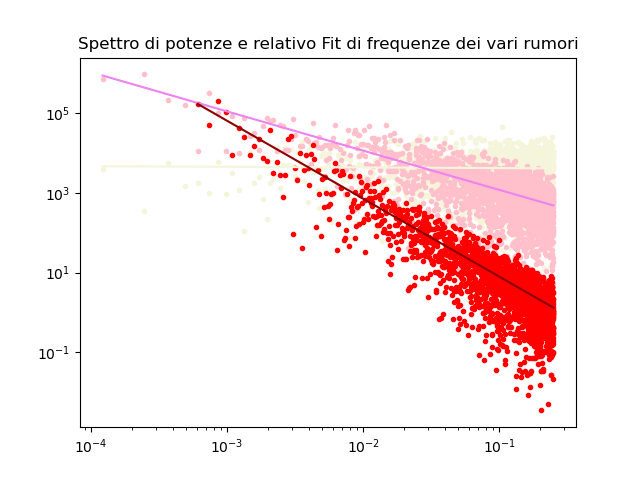

The Python source for this figure:
import numpy as np
import pandas as pd
from scipy import constants, fft
import matplotlib.pyplot as plt
import math
from scipy import optimize


mybomber1=pd.read_csv('/home/mp000058/Scaricati/get-mcf-data/get_data.py/data_sample1.csv')
mybomber2=pd.read_csv('/home/mp000058/Scaricati/get-mcf-data/get_data.py/data_sample2.csv')
mybomber3=pd.read_csv('/home/mp000058/Scaricati/get-mcf-data/get_data.py/data_sample3.csv')


mybomber1_time=mybomber1['time'].values
mybomber1_mis=mybomber1['meas'].values
mybomber2_time=mybomber2['time'].values
mybomber2_mis=mybomber2['meas'].values
mybomber3_time=mybomber3['time'].values
mybomber3_mis=mybomber3['meas'].values

plt.plot(mybomber1_time , mybomber1_mis , color='beige')
plt.title('Data sample 1', color='violet')
plt.xlabel('Time')
plt.ylabel('Misure')


plt.plot(mybomber2_time , mybomber2_mis , color='pink')
plt.title('Data sample 2', color='violet')
plt.xlabel('Time')
plt.ylabel('Misure')


plt.plot(mybomber3_time , mybomber3_mis , color='red')
plt.title('Data sample 3', color='violet')
plt.xlabel('Time')
plt.ylabel('Misure')
plt.show()

fftmis1=fft.fft(mybomber1_mis)
fftmis2=fft.fft(mybomber2_mis)
fftmis3=fft.fft(mybomber3_mis)

#[:array.size//2] fai fino a meta per prendere quei contributi che non si ripetono
plt.plot(np.absolute(fftmis1[:fftmis1.size//2])**2,'o',color='beige',markersize=3)

plt.plot(np.absolute(fftmis2[:fftmis2.size//2])**2,'o',color='pink',markersize=3)

plt.plot(np.absolute(fftmis3[:fftmis3.size//2])**2,'o',color='red',markersize=3)
plt.xlabel('Indice')
plt.ylabel('$|c_k|^2$')
plt.xscale('log')
plt.yscale('log')
plt.show()

snyq=0.5
d=1
noisef1= snyq*fft.fftfreq(fftmis1.size,d)
noisef2= snyq*fft.fftfreq(fftmis2.size,d)
noisef3= snyq*fft.fftfreq(fftmis3.size,d)

'''plt.plot(noisef1[:int(fftmis1.size/2)],np.absolute(fftmis1[:fftmis1.size//2])**2,'o',color='beige',markersize=3)
plt.plot(noisef2[:int(fftmis2.size/2)],np.absolute(fftmis2[:fftmis2.size//2])**2,'o',color='pink',markersize=3)
plt.plot(noisef3[:int(fftmis3.size/2)],np.absolute(fftmis3[:fftmis3.size//2])**2,'o',color='red',markersize=3)
plt.xlabel('Frequenza')
plt.ylabel('$|c_k|^2$')
plt.xscale('log')
plt.yscale('log')
plt.show()'''

def noise(f,a,B):
    lip=a*(1/f**B)
    return lip
pstart=np.array([0,1])
params1,params1_covariance = optimize.curve_fit(noise,noisef1[1:int(fftmis1.size/2)] , np.absolute(fftmis1[1:fftmis1.size//2])**2,p0=[pstart] )
noiseffit1=noise(noisef1[1:int(fftmis1.size/2)],params1[0],params1[1])
params2,params2_covariance = optimize.curve_fit(noise,noisef1[1:int(fftmis2.size/2)] , np.absolute(fftmis2[1:fftmis2.size//2])**2 ,p0=[pstart])
noiseffit2=noise(noisef2[1:int(fftmis2.size/2)],params2[0],params2[1])
params3,params3_covariance = optimize.curve_fit(noise,noisef1[5:int(fftmis3.size/2)] , np.absolute(fftmis3[5:fftmis3.size//2])**2 , p0=[pstart])
noiseffit3=noise(noisef3[5:int(fftmis3.size/2)],params3[0],params3[1])

plt.plot(noisef1[1:int(fftmis1.size/2)],np.absolute(fftmis1[1:fftmis1.size//2])**2,'o',color='beige',markersize=3)
plt.plot(noisef2[1:int(fftmis2.size/2)],np.absolute(fftmis2[1:fftmis2.size//2])**2,'o',color='pink',markersize=3)
plt.plot(noisef3[5:int(fftmis3.size/2)],np.absolute(fftmis3[5:fftmis3.size//2])**2,'o',color='red',markersize=3)
plt.plot(noisef1[1:int(fftmis1.size/2)],noiseffit1,'-',label='whitenoise',color='beige')
plt.plot(noisef2[1:int(fftmis2.size/2)],noiseffit2,'-',label='pinknoise',color='violet')
plt.plot(noisef3[5:int(fftmis3.size/2)],noiseffit3,'-',label='rednoise',color='darkred')
plt.title('Spettro di potenze e relativo Fit di frequenze dei vari rumori')
plt.xscale('log')
plt.yscale('log')
plt.savefig('white_pink_red_noise.png')
plt.show()



    









